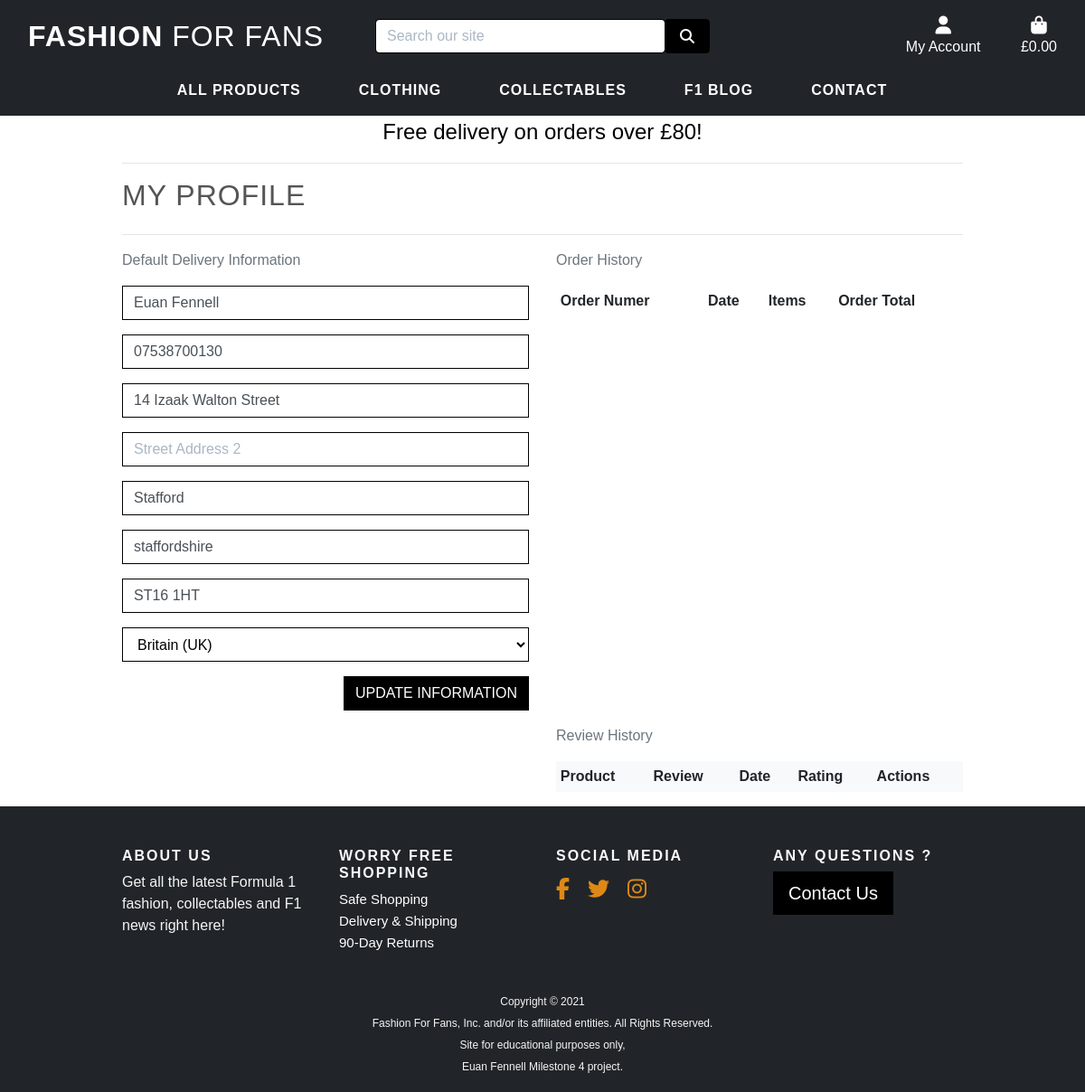
/profile/ (signed in), run on an earlier commit of the app's database.
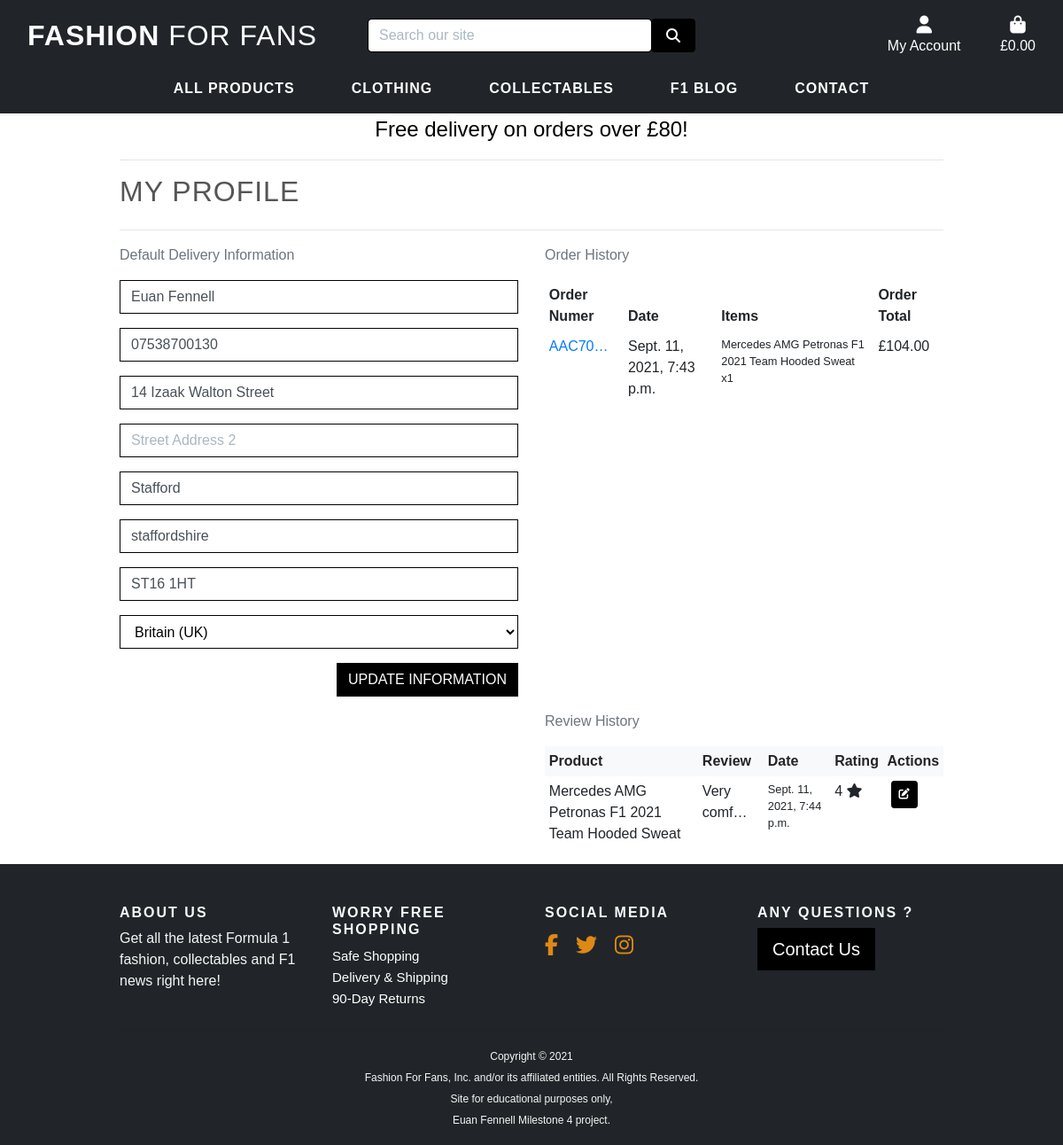
And on a later commit of the database.
### checkout/models.py (models this page shows, shortened)
class Order(models.Model):
    order_number = models.CharField(max_length=32, null=False, editable=False)
    user_profile = models.ForeignKey(UserProfile, on_delete=models.SET_NULL,
                                     null=True, blank=True,
                                     related_name='orders')
    full_name = models.CharField(max_length=50, null=False, blank=False)
    email = models.EmailField(max_length=254, null=False, blank=False)
    phone_number = models.CharField(max_length=20, null=False, blank=False)
    country = CountryField(blank_label='Country *', null=False, blank=False)
    postcode = models.CharField(max_length=20, null=True, blank=True)
    town_or_city = models.CharField(max_length=40, null=False, blank=False)
    street_address1 = models.CharField(max_length=80, null=False, blank=False)
    street_address2 = models.CharField(max_length=80, null=True, blank=True)
    county = models.CharField(max_length=80, null=True, blank=True)
    date = models.DateTimeField(auto_now_add=True)
    delivery_cost = models.DecimalField(max_digits=6, decimal_places=2,
                                        null=False, default=0)
    order_total = models.DecimalField(max_digits=10, decimal_places=2,
                                      null=False, default=0)
    grand_total = models.DecimalField(max_digits=10, decimal_places=2,
                                      null=False, default=0)
    original_bag = models.TextField(null=False, blank=False, default='')
    stripe_pid = models.CharField(max_length=254, null=False,
                                  blank=False, default='')

class OrderLineItem(models.Model):
    order = models.ForeignKey(Order, null=False, blank=False, on_delete=models.CASCADE, related_name='lineitems')
    product = models.ForeignKey(Product, null=False, blank=False, on_delete=models.CASCADE)
    product_size = models.CharField(max_length=2, null=True, blank=True)  # XS, S, M, L, XL
    quantity = models.IntegerField(null=False, blank=False, default=0)
    lineitem_total = models.DecimalField(max_digits=6, decimal_places=2, null=False, blank=False, editable=False)

### products/models.py (models this page shows, shortened)
class Product(models.Model):
    Sizes = (('XS', 'X-Small'), ('S', 'Small'), ('M', 'Medium'),
             ('L', 'Large'), ('XL', 'X-Large'))
    INTEGER_QTY = [tuple([x, x]) for x in range(1, 2500)]
    category = models.ForeignKey(
        'Category', null=True, blank=True, on_delete=models.SET_NULL)
    team = models.ForeignKey(
        'Team', null=True, blank=True, on_delete=models.SET_NULL)
    sku = models.CharField(max_length=254, null=True, blank=True)
    name = models.CharField(max_length=254)
    description = models.TextField()
    has_sizes = models.BooleanField(default=False, null=True, blank=True)
    size = MultiSelectField(choices=Sizes, null=True, blank=True)
    qty = models.IntegerField(default='5')
    price = models.DecimalField(max_digits=6, decimal_places=2)
    image_url = models.URLField(max_length=1024, null=True, blank=True)
    image = models.ImageField(null=True, blank=True)
    def __str__(self):
        return self.name

class Review(models.Model):
    product = models.ForeignKey(
        Product,
        on_delete=models.CASCADE,
        related_name='reviews')
    rating = models.IntegerField(
        choices=INTEGER_CHOICES, default='5')
    reviewer = models.ForeignKey(
        User, on_delete=models.CASCADE)
    date = models.DateTimeField(
        auto_now_add=True)
    review_title = models.CharField(
        max_length=50, null=False,
        blank=False)
    review = models.TextField(
        max_length=1024, null=False,
        blank=False)

### profiles/views.py (the view)
# urls.py: path('profile/', include('profiles.urls')),
@login_required
def profile(request):
    profile = get_object_or_404(UserProfile, user=request.user)
    if request.method == 'POST':
        form = UserProfileForm(request.POST, instance=profile)
        if form.is_valid():
            form.save()
            messages.success(request, 'Profile updated seccessfully')
        else:
            messages.error(request,
                           'Upadte failed. Please ensure the for is valid')
    else:
        form = UserProfileForm(instance=profile)
    orders = profile.orders.all()
    reviews = Review.objects.filter(reviewer=request.user)
    template = 'profiles/profile.html'
    context = {
        'form': form,
        'orders': orders,
        'reviews': reviews,
        'on_profile_page': True,
    }
    return render(request, template, context)

### profiles/forms.py
class UserProfileForm(forms.ModelForm):
    class Meta:
        model = UserProfile
        exclude = ('user',)
    def __init__(self, *args, **kwargs):
        super().__init__(*args, **kwargs)
        placeholders = {
            'default_full_name': 'Full Name',
            'default_phone_number': 'Phone Number',
            'default_street_address1': 'Street Address 1',
            'default_street_address2': 'Street Address 2',
            'default_town_or_city': 'Town or City',
            'default_postcode': 'Postal Code',
            'default_county': 'County, State or Locality',
        }
        self.fields['default_phone_number'].widget.attrs['autofocus'] = True
        for field in self.fields:
            if field != 'default_country':
                if self.fields[field].required:
                    placeholder = f'{placeholders[field]} *'
                else:
                    placeholder = placeholders[field]
                self.fields[field].widget.attrs['placeholder'] = placeholder
            self.fields[field].widget.attrs['class'] = 'border-black rounded-0 profile-form-input'
            self.fields[field].label = False

### profiles/templates/profiles/profile.html (shortened to what the changed rows need)
{% extends "base.html" %}
{% load static %}
{% block extra_css %}
    <link rel="stylesheet" href="{% static 'profiles/css/profile.css' %}">
{% endblock %}
{% block content %}
    <div class="container">
        <div class="row">
            <div class="col">
                <h2 class="logo-font product-title mb-4">My Profile</h2>
            </div>
        </div>
        <div class="row">
            <div class="col-12 col-lg-6">
                <div class="order-history table-responsive">
                    <table class="table table-sm table-borderless">
                        <thead>
                            <tr>
                                <th>Order Numer</th>
                                <th>Date</th>
                                <th>Items</th>
                                <th>Order Total</th>
                            </tr>
                        </thead>
                        <tbody>
                            {% for order in orders %}
                                <tr>
                                    <td>
                                        <a href="{% url 'order_history' order.order_number %}"
                                           title="{{ order.order_number }}">
                                           {{ order.order_number|truncatechars:6 }}
                                        </a>
                                    </td>
                                    <td>{{ order.date }}</td>
                                    <td>
                                        <ul class="list-unstyled">
                                            {% for item in order.lineitems.all %}
                                                <li class="small">
                                                    {{ item.product.name }} x{{ item.quantity}}
                                                </li>
                                            {% endfor %}
                                        </ul>
                                    </td>
                                    <td>£{{ order.grand_total }}</td>
                                </tr>
                            {% endfor %}
                        </tbody>
                    </table>
                </div>
            </div>
        </div>
        <div class="row justify-content-end">
            <div class="col-sm-12 col-lg-6">
                <div class="order-history table-responsive">
                    <table class="table table-sm table-borderless">
                        <thead>
                            <tr class="bg-light">
                                <th>Product</th>
                                <th>Review</th>
                                <th>Date</th>
                                <th>Rating</th>
                                <th>Actions</th>
                            </tr>
                        </thead>
                        {% for review in reviews %}
                        <tbody>
                            <tr>
                                <td>
                                    {{ review.product }}
                                </td>
                                <td>
                                    {{ review.review|truncatechars:10 }}
                                </td>
                                <td>
                                    <p class="small">{{ review.date }}</p>
                                </td>
                                <td>{{ review.rating }} <i class="fas fa-star"></i></td>
                                <td class="d-flex align-items-start">
                                    <a href="{% url 'edit_review' review.id %}" class=" btn btn-outline-white btn-sm mx-1" aria-label="edit"></a>
                                </td>
                            </tr>
                        </tbody>
                        {% endfor %}
                    </table>
                </div>
            </div>
        </div>
    </div>
{% endblock %}

What changed in the data, as far as the page shows it:
added Order: order_number "AAC70…", date "Sept. 11, 2021, 7:43 p.m.", grand_total "104.00"
added OrderLineItem: product.name "Mercedes AMG Petronas F1 2021 Team Hooded Sweat", quantity "1"
added Review: product "Mercedes AMG Petronas F1 2021 Team Hooded Sweat", review "Very comf…", date "Sept. 11, 2021, 7:44 p.m.", rating "4"
